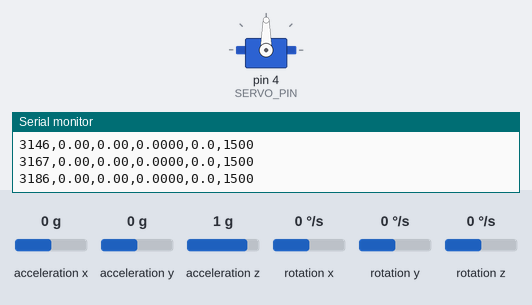
Bench run of a sketch on a simulated Arduino Uno, built with avr-gcc and run on an emulated ATmega328P. On the bench: servo, the last lines printed to the serial monitor. Wiring (inferred from the names in the program): MPU-6050 motion sensor at I2C address 0x68. Inputs (shaded band) come from the test bench; at power-on: acceleration y 0 g, acceleration x 0 g, acceleration z 1 g, rotation x 0 °/s, rotation y 0 °/s, rotation z 0 °/s.

Above: at 3.2 s.
3.3 s: acceleration y set to -1.4 g
At 4.0 s:
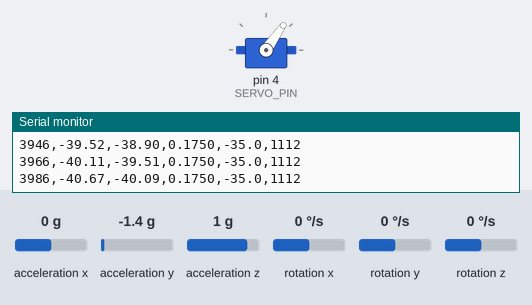
Timing chart, 0 to 6.3 s (numbered marks = the images above; inputs shaded):
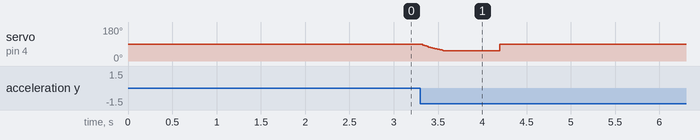

The sketch:

tvc_controller.ino
```cpp
// tvc_controller.ino
//
// *********************************************************************
// *  WARNING: OUT OF DATE -- DOES NOT MATCH THE MATLAB SIM ANYMORE     *
// *********************************************************************
// This sketch mirrors an OLD version of sim/pid_animation (before
// 2026-10-12). Since then the sim changed and this file did NOT:
//   - Plant: the sim now models the body as a uniform cylinder (real
//     inertia), so the old gains here (Kp 0.42, Ki 0.1, Kd 0.015) are on
//     the edge of instability in the current sim. Sim gains are now
//     Kp 0.60, Ki 0.18, Kd 0.105.
//   - Units: here u -> fan tilt via VIS_SCALE = 200 (u = 0.175 at 35 deg).
//     In the sim, u IS the fan tilt in radians (u = 0.61 at 35 deg), so
//     the gains are NOT interchangeable between the two.
//   - D term: here it differentiates the filtered angle (noisy). The sim
//     now uses the gyro rate directly for D.
// DON'T use this file:
//   - as a reference for the current control law (read
//     sim/pid_animation/rocketgimball.m, "SIMULATION LOOP", instead), or
//   - to fly the real rocket with the EDF running -- it hasn't been
//     updated or tested for that.
// It's still fine for what it was built for: an Uno/RedBoard + PWM
// servo bench test where you tilt the IMU by hand.
// *********************************************************************
//
// Arduino (SparkFun RedBoard / Uno-compatible) port of the AUTO-mode controller in rocketgimball.m /
// tvc_sim.m. Reads body angle from a GY-521 (MPU-6050) IMU, runs the
// same low-pass filter + PID, and drives the gimbal servo.
//
// BENCH TEST MODE: no fan needed. Tilt the IMU by hand to "fake" the
// rocket body angle and watch the servo respond. When the IMU is
// finally mounted on the body and the fan is running, this same code
// closes the real loop.
//
// Wiring (see README.md in this folder for details):
//   GY-521 VCC -> 5V           GY-521 GND -> GND
//   GY-521 SDA -> SDA pin      GY-521 SCL -> SCL pin  (same as A4/A5)
//   Servo signal (orange/yellow) -> D4
//   Servo power (red/brown) -> SEPARATE 6V supply, NOT the board's 5V pin.
//   Tie the supply ground to board GND.
//
// Serial (115200 baud, USB): streams CSV for logging, and accepts
// commands to retune without re-flashing:
//   kp 0.5    ki 0.1    kd 0.035    tau 0.02    zero    center    run    help
//
// No extra libraries needed: Wire and Servo ship with the Arduino IDE.

#include <Wire.h>
#include <Servo.h>

// =====================================================================
// CONTROL PARAMETERS -- same names/meaning as rocketgimball.m
// =====================================================================

float Kp = 0.42, Ki = 0.1, Kd = 0.015;
// PID gains, identical to rocketgimball.m. tune_pid.m suggests
// Kp = 0.5, Kd = 0.035 is more robust to the (still guessed) physical
// parameters -- try it with the "kp"/"kd" serial commands.

float tau_filter = 0.02;       // [s] low-pass filter time constant (same as MATLAB)
const float VIS_SCALE = 200.0; // u -> fan tilt [deg]; also sets Umax (same as MATLAB)
const float fan_tilt_max_deg = 35.0;
const float Umax_actuator = fan_tilt_max_deg / VIS_SCALE;
float ref = 0.0;               // [rad] target angle: upright

const float dt = 0.002;
// [s] control loop period (500 Hz). MATLAB used 0.0005 s, but that was
// a PHYSICS step size -- the PID math uses dt explicitly (integral*dt,
// derivative/dt, alpha from dt) so the gains carry over unchanged.
// 500 Hz leaves plenty of headroom for the I2C read on a 16 MHz ATmega328P.

const float alpha = dt / (tau_filter + dt);
// Discrete low-pass coefficient, same formula as MATLAB. (Recomputed
// in the loop if tau is changed over serial -- see alpha_now.)

const float theta_trip_deg = 45.0;
const float theta_resume_deg = 35.0;
// Safety: if the measured angle is past theta_trip_deg, center the servo
// and stop controlling (the real body should be resting on its stops by
// then). Control resumes AUTOMATICALLY once the angle comes back inside
// theta_resume_deg -- so tilting the IMU too far by hand during bench
// testing no longer leaves the servo stuck until you type 'run'.

// =====================================================================
// HARDWARE CONFIGURATION -- check these against your build
// =====================================================================

const int SERVO_PIN = 4;   // any digital pin works with the Servo library

const float SERVO_RANGE_DEG = 180.0;
// Our MIUZEI 20 kg servo is the 180 degree version (270 degree versions
// also exist). Sets how many microseconds equal one degree.

const int SERVO_MIN_US = 500;
const int SERVO_MAX_US = 2500;
const int SERVO_CENTER_US = 1500;
int servo_trim_us = 0;
// Nudge this if the gimbal isn't straight when the servo is centered
// (use the "center" command, then adjust). Better yet, re-seat the horn.

const float SERVO_DIR = 1.0;
// +1 or -1. Flip if the fan swings the WRONG way in the direction check
// (README.md in this folder). This is the hardware equivalent of MATLAB's
// "b must be positive" -- wrong sign = positive feedback = falls over.

const float GIMBAL_RATIO = 1.0;
// Servo degrees per degree of fan tilt. 1.0 if the horn drives the
// gimbal directly (current design); change if a linkage/gear is added.

// --- IMU axis selection ---
// Mount the GY-521 with its Z axis along the rocket's long axis (chip
// face pointing up when the rocket is upright). Then tilting in the
// gimbal plane is rotation about the IMU's X axis:
//   angle from accel = atan2(ay, az),  rate from gyro = gx
// If your gimbal plane lines up with the IMU's Y axis instead, set
// IMU_USE_Y_AXIS to true (uses atan2(-ax, az) and gy).
const bool IMU_USE_Y_AXIS = false;
const float IMU_SIGN = 1.0;
// +1 or -1: make "nose tips RIGHT" read as POSITIVE theta, to match
// MATLAB's clockwise-positive convention. Check with the serial stream.

const float COMP_TAU = 0.5;
// [s] complementary-filter time constant for fusing gyro + accel into
// an angle. MATLAB didn't need this (it measured theta directly plus
// noise); on real hardware the accelerometer alone is noisy/jerky and
// the gyro alone drifts, so we blend them. Shorter = trusts accel more.

// =====================================================================
// STATE
// =====================================================================

Servo servo;
const uint8_t MPU_ADDR = 0x68;   // GY-521 default (AD0 pin low)

float gyro_bias = 0.0;     // [rad/s] measured at startup
float angle_offset = 0.0;  // [rad] angle reading when held upright at startup
float theta_est = 0.0;     // [rad] complementary-filter angle (the "measured_theta")
float theta_filt = 0.0;    // [rad] after the MATLAB low-pass filter
float integral_term = 0.0;
float prev_error = 0.0;
bool have_prev_error = false;   // MATLAB's prev_error = [] trick
float alpha_now = alpha;
bool running = true;       // false = servo held centered (tripped or "center" command)
bool tripped = false;      // true = paused by the angle limit (auto-resumes); false + !running = "center" command
float u = 0.0;
int servo_us = SERVO_CENTER_US;

unsigned long next_tick_us;
unsigned long tick = 0;
unsigned long imu_errors = 0;   // count of failed IMU reads (reported over serial)

// =====================================================================
// SETUP
// =====================================================================

void setup() {
  Serial.begin(115200);
  Wire.begin();
  Wire.setClock(400000);   // fast I2C so the 14-byte read fits easily in 2 ms
  Wire.setWireTimeout(3000, true);
  // Without a timeout, one electrical glitch on SDA/SCL (servo current
  // spikes, a loose jumper) can freeze the Wire library forever -- the
  // servo then just holds its last position. 3 ms timeout + bus reset.

  servo.attach(SERVO_PIN, SERVO_MIN_US, SERVO_MAX_US);
  servo.writeMicroseconds(SERVO_CENTER_US + servo_trim_us);

  if (!mpu_init()) {
    Serial.println(F("# ERROR: MPU-6050 not found. Check SDA/SCL wiring and power."));
    while (true) {}   // stay here with servo centered
  }

  Serial.println(F("# BOOT (if you see this more than once, the board is resetting -- check servo power)"));
  Serial.println(F("# Hold the IMU/rocket UPRIGHT and STILL -- calibrating..."));
  delay(500);
  calibrate();
  Serial.println(F("# Calibrated."));
  Serial.println(F("t_ms,theta_deg,theta_filt_deg,u,fan_tilt_deg,servo_us"));   // CSV header (log_serial.m uses it)
  Serial.println(F("# Type 'help' for commands."));

  theta_filt = theta_est;
  next_tick_us = micros();
}

// =====================================================================
// MAIN LOOP -- fixed-rate control at 1/dt
// =====================================================================

void loop() {
  handle_serial();

  // Wait for the next tick so dt is really dt (the PID math assumes it).
  if ((long)(micros() - next_tick_us) < 0) return;
  next_tick_us += (unsigned long)(dt * 1e6);

  float acc_angle, gyro_rate;
  if (!read_imu(acc_angle, gyro_rate)) {
    center_servo();   // I2C glitch: fail safe
    // Report glitches (at most once per second) so they show up in logs.
    static unsigned long last_report = 0;
    imu_errors++;
    if (millis() - last_report > 1000) {
      Serial.print(F("# IMU read failed, "));
      Serial.print(imu_errors);
      Serial.println(F(" total -- check SDA/SCL wires, grounds, servo power"));
      last_report = millis();
    }
    return;
  }

  // --- Angle estimate: complementary filter (hardware stand-in for ---
  // --- MATLAB's "measured_theta = theta + noise")                  ---
  const float k = COMP_TAU / (COMP_TAU + dt);
  theta_est = k * (theta_est + gyro_rate * dt) + (1.0 - k) * acc_angle;

  // --- Low-pass filter (same line as MATLAB) ---
  theta_filt = theta_filt + alpha_now * (theta_est - theta_filt);

  // --- Angle limit trip, with automatic resume ---
  if (running && fabs(theta_filt) > radians(theta_trip_deg)) {
    Serial.println(F("# TRIP: angle past limit, servo centered. Resumes when back inside 35 deg."));
    center_servo();
    running = false;
    tripped = true;
  } else if (tripped && fabs(theta_filt) < radians(theta_resume_deg)) {
    Serial.println(F("# Back in range, control resumed."));
    running = true;
    tripped = false;
    integral_term = 0;         // start fresh, don't carry old error history
    have_prev_error = false;
  }

  if (running) {
    // --- PID controller (same as MATLAB) ---
    float error = ref - theta_filt;
    if (!have_prev_error) {
      prev_error = error;      // avoid a derivative-kick on the very first sample
      have_prev_error = true;
    }
    float derivative = (error - prev_error) / dt;
    prev_error = error;

    // Anti-windup (NOT in the MATLAB sim): only let the integral grow
    // while the actuator is NOT already pinned at its limit in the same
    // direction. Otherwise, holding the IMU tilted on the bench (where
    // the servo can't move it back) fills the integral up, and the servo
    // stays stuck at full tilt for seconds after you tilt back.
    float u_try = Kp * error + Ki * (integral_term + error * dt) + Kd * derivative;
    bool pinned = (u_try > Umax_actuator && error > 0) || (u_try < -Umax_actuator && error < 0);
    if (!pinned) integral_term += error * dt;
    if (Ki > 0) integral_term = constrain(integral_term, -Umax_actuator / Ki, Umax_actuator / Ki);

    u = Kp * error + Ki * integral_term + Kd * derivative;

    // --- Actuator saturation (same as MATLAB) ---
    u = constrain(u, -Umax_actuator, Umax_actuator);

    // --- u -> fan tilt, same sign convention as rocketgimball.m's drawing ---
    float fan_tilt_deg = constrain(-u * VIS_SCALE, -fan_tilt_max_deg, fan_tilt_max_deg);
    write_servo(fan_tilt_deg);
  }

  // --- Log at 50 Hz (every 10th tick) so the serial link keeps up ---
  if (++tick % 10 == 0) {
    Serial.print(millis());                     Serial.print(',');
    Serial.print(degrees(theta_est), 2);        Serial.print(',');
    Serial.print(degrees(theta_filt), 2);       Serial.print(',');
    Serial.print(u, 4);                         Serial.print(',');
    Serial.print(-u * VIS_SCALE, 1);            Serial.print(',');
    Serial.println(servo_us);
  }
}

// =====================================================================
// SERVO
// =====================================================================

void write_servo(float fan_tilt_deg) {
  const float us_per_deg = (SERVO_MAX_US - SERVO_MIN_US) / SERVO_RANGE_DEG;
  float servo_deg = SERVO_DIR * GIMBAL_RATIO * fan_tilt_deg;
  servo_us = SERVO_CENTER_US + servo_trim_us + (int)(servo_deg * us_per_deg);
  servo_us = constrain(servo_us, SERVO_MIN_US, SERVO_MAX_US);
  servo.writeMicroseconds(servo_us);
}

void center_servo() {
  u = 0.0;
  servo_us = SERVO_CENTER_US + servo_trim_us;
  servo.writeMicroseconds(servo_us);
}

// =====================================================================
// IMU (MPU-6050 over raw I2C -- no library needed)
// =====================================================================

void mpu_write(uint8_t reg, uint8_t val) {
  Wire.beginTransmission(MPU_ADDR);
  Wire.write(reg);
  Wire.write(val);
  Wire.endTransmission();
}

bool mpu_init() {
  Wire.beginTransmission(MPU_ADDR);
  if (Wire.endTransmission() != 0) return false;
  mpu_write(0x6B, 0x01);   // PWR_MGMT_1: wake up, use gyro X clock
  mpu_write(0x1A, 0x02);   // CONFIG: digital low-pass ~94 Hz (~3 ms delay)
  mpu_write(0x1B, 0x08);   // GYRO_CONFIG: +/-500 deg/s  (65.5 LSB per deg/s)
  mpu_write(0x1C, 0x08);   // ACCEL_CONFIG: +/-4 g      (8192 LSB per g)
  delay(100);
  return true;
}

// Returns the accelerometer tilt angle [rad] and gyro rate [rad/s] for
// the gimbal axis, with sign/offset/bias corrections applied.
bool read_imu(float &acc_angle, float &gyro_rate) {
  Wire.beginTransmission(MPU_ADDR);
  Wire.write(0x3B);   // ACCEL_XOUT_H: read accel(6) + temp(2) + gyro(6)
  if (Wire.endTransmission(false) != 0) return false;
  if (Wire.requestFrom(MPU_ADDR, (uint8_t)14) != 14) return false;

  int16_t raw[7];
  for (int i = 0; i < 7; i++) raw[i] = (Wire.read() << 8) | Wire.read();
  float ax = raw[0], ay = raw[1], az = raw[2];   // units cancel in atan2
  float gx = raw[4] / 65.5, gy = raw[5] / 65.5;  // deg/s

  float a_raw, g_raw;
  if (IMU_USE_Y_AXIS) { a_raw = atan2(-ax, az); g_raw = radians(gy); }
  else                { a_raw = atan2(ay, az);  g_raw = radians(gx); }

  // Wrap the difference into -180..+180 deg. atan2 jumps from +180 to
  // -180 at one orientation; without this, crossing it would look like a
  // sudden 360 degree tilt (-> servo slam / trip).
  float d = a_raw - angle_offset;
  if (d > PI) d -= 2 * PI;
  if (d < -PI) d += 2 * PI;
  acc_angle = IMU_SIGN * d;
  gyro_rate = IMU_SIGN * (g_raw - gyro_bias);
  return true;
}

// Average readings while held still and upright: sets the gyro bias and
// defines "upright" as the current orientation (so the IMU doesn't need
// to be mounted perfectly straight).
void calibrate() {
  angle_offset = 0; gyro_bias = 0;
  const int N = 500;
  float a_sum = 0, g_sum = 0, a, g;
  int got = 0;
  for (int i = 0; i < N; i++) {
    if (read_imu(a, g)) { a_sum += a; g_sum += g; got++; }
    delay(2);
  }
  if (got == 0) return;
  // read_imu applied IMU_SIGN; undo it so the offsets are in raw units
  angle_offset = IMU_SIGN * a_sum / got;
  gyro_bias = IMU_SIGN * g_sum / got;
  theta_est = 0;
  integral_term = 0;
  have_prev_error = false;
}

// =====================================================================
// SERIAL COMMANDS (from Serial Monitor or the Pi)
// =====================================================================

void handle_serial() {
  static char buf[32];
  static uint8_t n = 0;
  while (Serial.available()) {
    char c = Serial.read();
    if (c == '\n' || c == '\r') {
      if (n > 0) { buf[n] = 0; run_command(buf); n = 0; }
    } else if (n < sizeof(buf) - 1) {
      buf[n++] = c;
    }
  }
}

void run_command(char *cmd) {
  char *arg = strchr(cmd, ' ');
  float val = 0;
  if (arg) { *arg = 0; val = atof(arg + 1); }

  if      (!strcmp(cmd, "kp") && arg)  Kp = val;
  else if (!strcmp(cmd, "ki") && arg)  { Ki = val; integral_term = 0; }
  else if (!strcmp(cmd, "kd") && arg)  Kd = val;
  else if (!strcmp(cmd, "tau") && arg) { tau_filter = val; alpha_now = dt / (tau_filter + dt); }
  else if (!strcmp(cmd, "trim") && arg) servo_trim_us = (int)val;
  else if (!strcmp(cmd, "zero"))   { center_servo(); calibrate(); theta_filt = 0; Serial.println(F("# Re-zeroed.")); }
  else if (!strcmp(cmd, "center")) { running = false; tripped = false; center_servo(); Serial.println(F("# Servo centered, control paused. 'run' to resume.")); }
  else if (!strcmp(cmd, "run"))    { running = true; tripped = false; integral_term = 0; have_prev_error = false; Serial.println(F("# Running.")); }
  else if (!strcmp(cmd, "help")) {
    Serial.println(F("# kp/ki/kd/tau <val>, trim <us>, zero (hold upright+still), center, run"));
  } else {
    Serial.println(F("# Unknown command. Type 'help'."));
    return;
  }
  Serial.print(F("# Kp=")); Serial.print(Kp, 4);
  Serial.print(F(" Ki=")); Serial.print(Ki, 4);
  Serial.print(F(" Kd=")); Serial.print(Kd, 4);
  Serial.print(F(" tau=")); Serial.print(tau_filter, 4);
  Serial.print(F(" trim=")); Serial.println(servo_trim_us);
}
```
